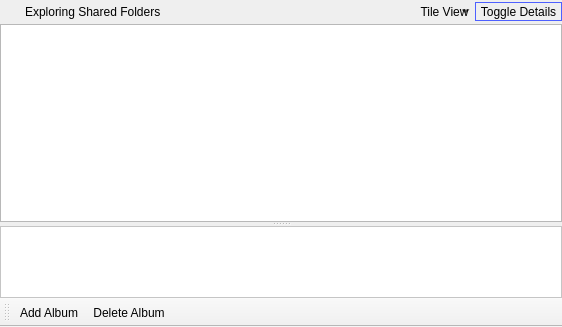
<?xml version="1.0" encoding="UTF-8"?>
<ui version="4.0">
 <class>WidgetLibraryView</class>
 <widget class="QMainWindow" name="WidgetLibraryView">
  <property name="geometry">
   <rect>
    <x>0</x>
    <y>0</y>
    <width>562</width>
    <height>327</height>
   </rect>
  </property>
  <property name="windowTitle">
   <string>MainWindow</string>
  </property>
  <widget class="QWidget" name="centralwidget">
   <layout class="QVBoxLayout" name="verticalLayout">
    <property name="spacing">
     <number>0</number>
    </property>
    <property name="margin">
     <number>0</number>
    </property>
    <item>
     <widget class="QFrame" name="toolFrameLibraryStatus">
      <property name="styleSheet">
       <string notr="true">QToolButton {
    border: 1px solid transparent;
    background-color: transparent;
}

 QToolButton:pressed {
     background-color: qlineargradient(x1: 0, y1: 0, x2: 0, y2: 1,
                                       stop: 0 #dadbde, stop: 1 #f6f7fa);
 }

QToolButton:checked {
     border: 1px solid rgb(78, 96, 255);
     background-color: qlineargradient(x1: 0, y1: 0, x2: 0, y2: 1,
                                       stop: 0 #dadbde, stop: 1 #f6f7fa);
}

 QToolButton:hover {
     border: 1px solid rgb(78, 96, 255);
     background-color: qlineargradient(x1: 0, y1: 0, x2: 0, y2: 1,
                                       stop: 0 #dadbde, stop: 1 #f6f7fa);
 }

 QToolButton[popupMode=&quot;1&quot;] { /* only for MenuButtonPopup */
	padding-left: -4px;
    padding-right: 20px; /* make way for the popup button */
 }

/* the subcontrols below are used only in the MenuButtonPopup mode */
 QToolButton::menu-button {
     border: 1px solid transparent;
     /* 16px width + 4px for border = 20px allocated above */
     width: 16px;
 }

QToolButton::menu-button:hover {
    border: 1px solid rgb(78, 96, 255);
	border-left-color: 1px solid transparent;
     /* 16px width + 4px for border = 20px allocated above */
     width: 16px;
 }

 QToolButton::menu-arrow:open {
     top: 1px; left: 1px; /* shift it a bit */
 }</string>
      </property>
      <property name="frameShape">
       <enum>QFrame::NoFrame</enum>
      </property>
      <property name="frameShadow">
       <enum>QFrame::Raised</enum>
      </property>
      <layout class="QGridLayout" name="gridLayout_8">
       <property name="horizontalSpacing">
        <number>1</number>
       </property>
       <property name="verticalSpacing">
        <number>0</number>
       </property>
       <property name="margin">
        <number>0</number>
       </property>
       <item row="0" column="1">
        <widget class="QLabel" name="labelLibraryStatus">
         <property name="text">
          <string>Exploring Shared Folders</string>
         </property>
        </widget>
       </item>
       <item row="0" column="0">
        <widget class="QLabel" name="labelLibraryStatusLogo">
         <property name="minimumSize">
          <size>
           <width>24</width>
           <height>24</height>
          </size>
         </property>
         <property name="maximumSize">
          <size>
           <width>24</width>
           <height>24</height>
          </size>
         </property>
         <property name="text">
          <string/>
         </property>
         <property name="pixmap">
          <pixmap resource="Resource.qrc">:/Resource/Library/SharedFolders.png</pixmap>
         </property>
         <property name="scaledContents">
          <bool>true</bool>
         </property>
        </widget>
       </item>
       <item row="0" column="3">
        <widget class="QToolButton" name="toolButtonLibraryViewType">
         <property name="text">
          <string>Tile View</string>
         </property>
         <property name="icon">
          <iconset resource="Resource.qrc">
           <normaloff>:/Resource/Library/TileView.png</normaloff>:/Resource/Library/TileView.png</iconset>
         </property>
         <property name="iconSize">
          <size>
           <width>24</width>
           <height>24</height>
          </size>
         </property>
         <property name="popupMode">
          <enum>QToolButton::MenuButtonPopup</enum>
         </property>
         <property name="toolButtonStyle">
          <enum>Qt::ToolButtonTextBesideIcon</enum>
         </property>
         <property name="autoRaise">
          <bool>false</bool>
         </property>
         <property name="arrowType">
          <enum>Qt::NoArrow</enum>
         </property>
        </widget>
       </item>
       <item row="0" column="2">
        <spacer name="horizontalSpacerLibraryStatus">
         <property name="orientation">
          <enum>Qt::Horizontal</enum>
         </property>
         <property name="sizeHint" stdset="0">
          <size>
           <width>0</width>
           <height>20</height>
          </size>
         </property>
        </spacer>
       </item>
       <item row="0" column="4">
        <widget class="QToolButton" name="toolButtonLibraryDetailsToggle">
         <property name="text">
          <string>Toggle Details</string>
         </property>
         <property name="icon">
          <iconset resource="Resource.qrc">
           <normaloff>:/Resource/Generic/ShowBottombar.png</normaloff>
           <normalon>:/Resource/Generic/HideSidebar.png</normalon>:/Resource/Generic/ShowBottombar.png</iconset>
         </property>
         <property name="iconSize">
          <size>
           <width>24</width>
           <height>24</height>
          </size>
         </property>
         <property name="checkable">
          <bool>true</bool>
         </property>
         <property name="checked">
          <bool>true</bool>
         </property>
         <property name="toolButtonStyle">
          <enum>Qt::ToolButtonTextBesideIcon</enum>
         </property>
        </widget>
       </item>
      </layout>
     </widget>
    </item>
    <item>
     <widget class="QSplitter" name="splitterLibraryDetails">
      <property name="orientation">
       <enum>Qt::Vertical</enum>
      </property>
      <widget class="QTreeView" name="treeViewLibraryFiles">
       <property name="frameShape">
        <enum>QFrame::StyledPanel</enum>
       </property>
      </widget>
      <widget class="QFrame" name="frameLibraryFileDetails">
       <property name="frameShape">
        <enum>QFrame::NoFrame</enum>
       </property>
       <property name="frameShadow">
        <enum>QFrame::Raised</enum>
       </property>
       <layout class="QGridLayout" name="gridLayout_7">
        <property name="margin">
         <number>0</number>
        </property>
        <property name="spacing">
         <number>0</number>
        </property>
        <item row="0" column="0">
         <widget class="QScrollArea" name="scrollAreaLibraryFileDetails">
          <property name="styleSheet">
           <string notr="true">QFrame {
	background-color: white;
}</string>
          </property>
          <property name="frameShape">
           <enum>QFrame::StyledPanel</enum>
          </property>
          <property name="widgetResizable">
           <bool>true</bool>
          </property>
          <widget class="QFrame" name="frameLibraryFileDetailsContents">
           <property name="geometry">
            <rect>
             <x>0</x>
             <y>0</y>
             <width>560</width>
             <height>61</height>
            </rect>
           </property>
           <layout class="QGridLayout" name="gridLayout_11">
            <property name="margin">
             <number>0</number>
            </property>
            <property name="spacing">
             <number>0</number>
            </property>
           </layout>
          </widget>
         </widget>
        </item>
       </layout>
      </widget>
     </widget>
    </item>
   </layout>
  </widget>
  <widget class="QToolBar" name="toolBar">
   <property name="windowTitle">
    <string>toolBar</string>
   </property>
   <property name="allowedAreas">
    <set>Qt::AllToolBarAreas</set>
   </property>
   <property name="iconSize">
    <size>
     <width>16</width>
     <height>16</height>
    </size>
   </property>
   <property name="toolButtonStyle">
    <enum>Qt::ToolButtonTextBesideIcon</enum>
   </property>
   <property name="floatable">
    <bool>false</bool>
   </property>
   <attribute name="toolBarArea">
    <enum>BottomToolBarArea</enum>
   </attribute>
   <attribute name="toolBarBreak">
    <bool>false</bool>
   </attribute>
   <addaction name="actionLibraryAddAlbum"/>
   <addaction name="actionLibraryDeleteAlbum"/>
  </widget>
  <action name="actionLibraryAddAlbum">
   <property name="icon">
    <iconset resource="Resource.qrc">
     <normaloff>:/Resource/Generic/Add.png</normaloff>:/Resource/Generic/Add.png</iconset>
   </property>
   <property name="text">
    <string>Add Album</string>
   </property>
  </action>
  <action name="actionLibraryDeleteAlbum">
   <property name="icon">
    <iconset resource="Resource.qrc">
     <normaloff>:/Resource/Generic/Remove.png</normaloff>:/Resource/Generic/Remove.png</iconset>
   </property>
   <property name="text">
    <string>Delete Album</string>
   </property>
   <property name="toolTip">
    <string>Delete Album</string>
   </property>
  </action>
 </widget>
 <resources>
  <include location="Resource.qrc"/>
 </resources>
 <connections/>
</ui>
